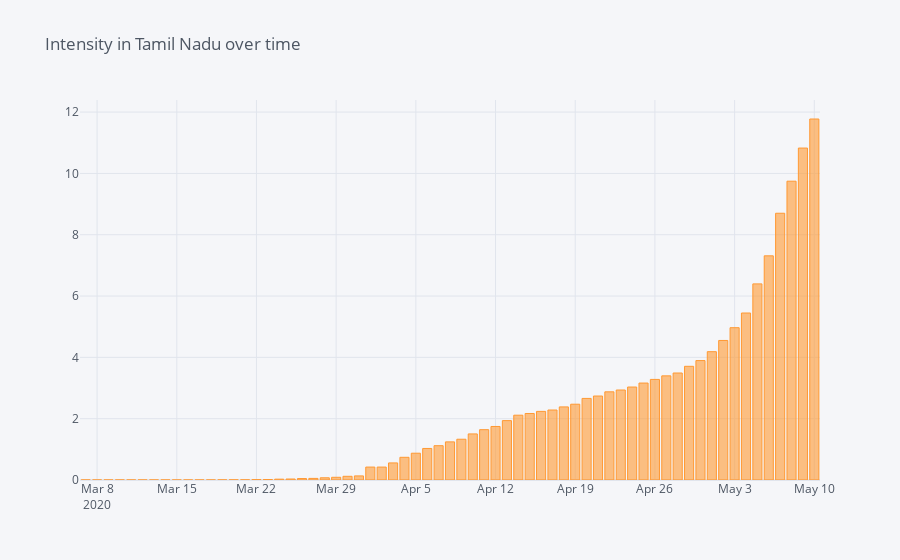

The notebook cell saved with this chart:
### Markdown cell above
Plotting a bar graph showing the change in intensity over time

### Code cell
state_intensity_subset = state_intensity_subset.pivot_table(index=['Date'])
plot_title= "Intensity in "+state+" over time"
state_intensity_subset.iplot(kind = 'bar', title= plot_title)

### Figure 1 — Plotly figure (JSON) as saved in the notebook; plotly's stock layout.template omitted (floating-point values rounded to 4 significant figures)
{"data": [{"marker": {"color": "rgba(255, 153, 51, 0.6)", "line": {"color": "rgba(255, 153, 51, 1.0)", "width": 1}}, "name": "Intensity", "orientation": "v", "text": "", "type": "bar", "x": ["2020-03-07", "2020-03-08", "2020-03-09", "2020-03-10", "2020-03-11", "2020-03-12", "2020-03-13", "2020-03-14", "2020-03-15", "2020-03-16", "2020-03-17", "2020-03-18", "2020-03-19", "2020-03-20", "2020-03-21", "2020-03-22", "2020-03-23", "2020-03-24", "2020-03-25", "2020-03-26", "2020-03-27", "2020-03-28", "2020-03-29", "2020-03-30", "2020-03-31", "2020-04-01", "2020-04-02", "2020-04-03", "2020-04-04", "2020-04-05", "2020-04-06", "2020-04-07", "2020-04-08", "2020-04-09", "2020-04-10", "2020-04-11", "2020-04-12", "2020-04-13", "2020-04-14", "2020-04-15", "2020-04-16", "2020-04-17", "2020-04-18", "2020-04-19", "2020-04-20", "2020-04-21", "2020-04-22", "2020-04-23", "2020-04-24", "2020-04-25", "2020-04-26", "2020-04-27", "2020-04-28", "2020-04-29", "2020-04-30", "2020-05-01", "2020-05-02", "2020-05-03", "2020-05-04", "2020-05-05", "2020-05-06", "2020-05-07", "2020-05-08", "2020-05-09", "2020-05-10"], "y": [0.001802, 0.001802, 0.001802, 0.001802, 0.001802, 0.001802, 0.001802, 0.001802, 0.001802, 0.001802, 0.001802, 0.001802, 0.003604, 0.005405, 0.005405, 0.01261, 0.01622, 0.02703, 0.03243, 0.04685, 0.05225, 0.07207, 0.08829, 0.1207, 0.1333, 0.4216, 0.4216, 0.5568, 0.7405, 0.8739, 1.029, 1.119, 1.243, 1.33, 1.503, 1.641, 1.746, 1.937, 2.114, 2.169, 2.238, 2.283, 2.384, 2.472, 2.661, 2.739, 2.876, 2.935, 3.032, 3.162, 3.281, 3.396, 3.49, 3.708, 3.895, 4.186, 4.551, 4.968, 5.447, 6.396, 7.312, 8.701, 9.746, 10.83, 11.77]}], "layout": {"legend": {"bgcolor": "#F5F6F9", "font": {"color": "#4D5663"}}, "paper_bgcolor": "#F5F6F9", "plot_bgcolor": "#F5F6F9", "title": {"font": {"color": "#4D5663"}, "text": "Intensity in Tamil Nadu over time"}, "xaxis": {"gridcolor": "#E1E5ED", "showgrid": true, "tickfont": {"color": "#4D5663"}, "title": {"font": {"color": "#4D5663"}, "text": ""}, "zerolinecolor": "#E1E5ED"}, "yaxis": {"gridcolor": "#E1E5ED", "showgrid": true, "tickfont": {"color": "#4D5663"}, "title": {"font": {"color": "#4D5663"}, "text": ""}, "zerolinecolor": "#E1E5ED"}}}
